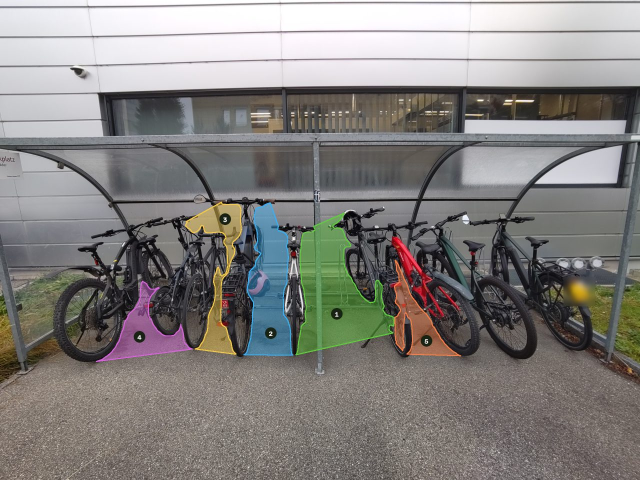
#> input picture code/find-my-bike-slot/web/photos/east.jpg, 1280 x 960 px (shown at 1/2 size)
$ python -i shadow_gap_grouping.py   (imports and definitions only)
#> lines starting #> are read from the running program, lines starting #| are printed output that depends on the picture; after the words box and inside, x2 and y2 are one past the last pixel; in counts of white or black regions, pixels touching at a corner belong together
#> further down, picture is the input picture: shape (960, 1280, 3); mean B, G, R 126.6, 129.3, 131.9
"""Lighting preparation and conservative grouping of occluded gap fragments.

Grouping sums visible free pixels; it never fills a bicycle mask or measures
hidden clearance. Only top/bottom fragments bounded by the same two detected
bicycle instances may be grouped, with a short intervening obstruction.
"""
import cv2
import numpy as np


def compensate_shadows(image):
    """Gently lift locally dark luminance for semantic inference, not display.

    A smooth exposure map avoids sharpening ground-shadow edges. Bright areas
    are preserved and no brightness threshold is used to identify bicycles.
    This cannot recover silhouettes that the detector fails to distinguish.
    """
    h, w = image.shape[:2]
#> h = 960; w = 1280
    lab = cv2.cvtColor(image, cv2.COLOR_BGR2LAB)
#> lab: shape (960, 1280, 3); mean of channels 0, 1, 2 136.2, 128.8, 130
    light = lab[:, :, 0].astype(np.float32)
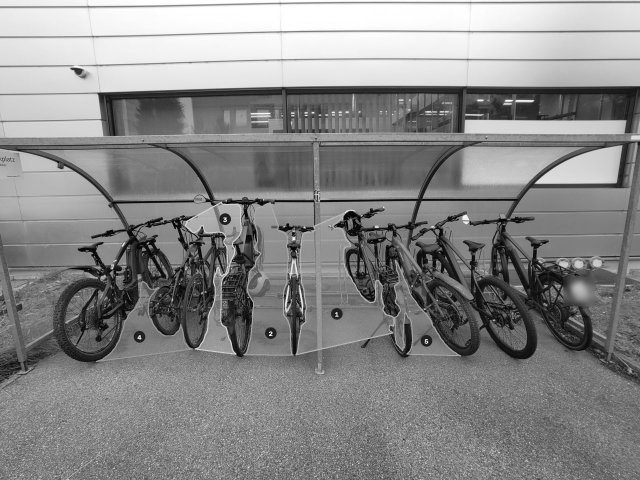
#> light: shape (960, 1280) float32 (shown at 1/2 size); min 0, max 255, mean 136.2
    scale = min(1., 640 / max(h, w))
#> scale = 0.5
    small = cv2.resize(light, (max(1, round(w*scale)), max(1, round(h*scale))), interpolation=cv2.INTER_AREA)
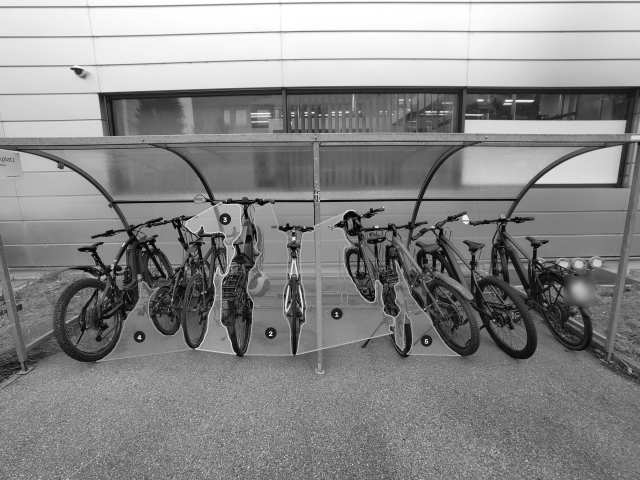
#> small: shape (480, 640) float32; min 1.25, max 255, mean 136.2
    smooth = cv2.GaussianBlur(small, (0, 0), max(1., min(small.shape)*.025))
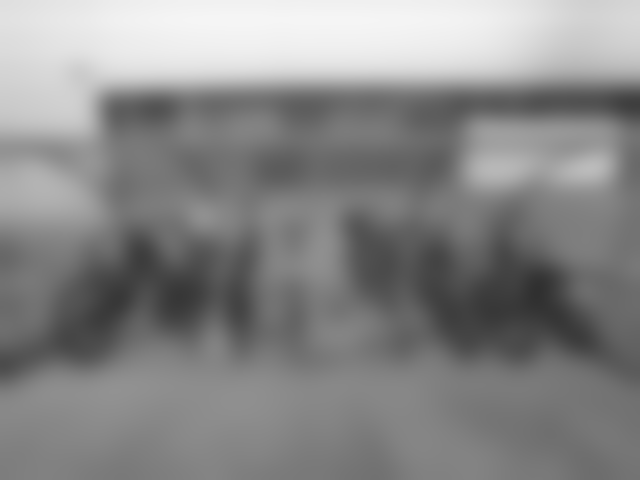
#> smooth: shape (480, 640) float32; min 48.34, max 245.9, mean 136.2
    smooth = cv2.resize(smooth, (w, h), interpolation=cv2.INTER_LINEAR)
#> smooth: shape (960, 1280) float32
    gain = np.clip(125. / np.maximum(smooth, 35.), 1., 1.65)
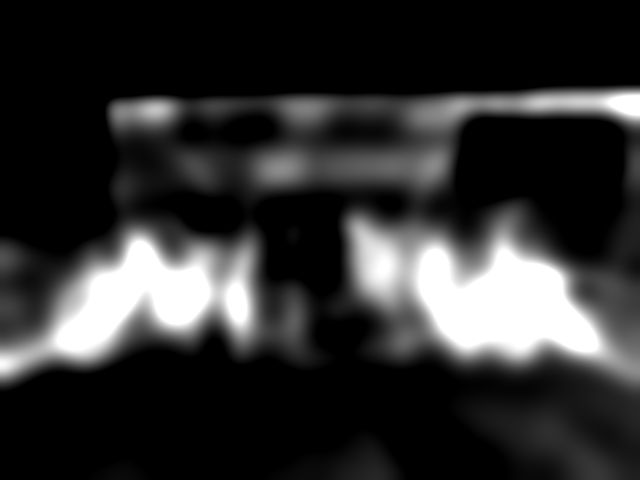
#> gain: shape (960, 1280) float32 (shown at 1/2 size); min 1, max 1.65, mean 1.12; drawn with min black and max white
    changed = gain > 1.01
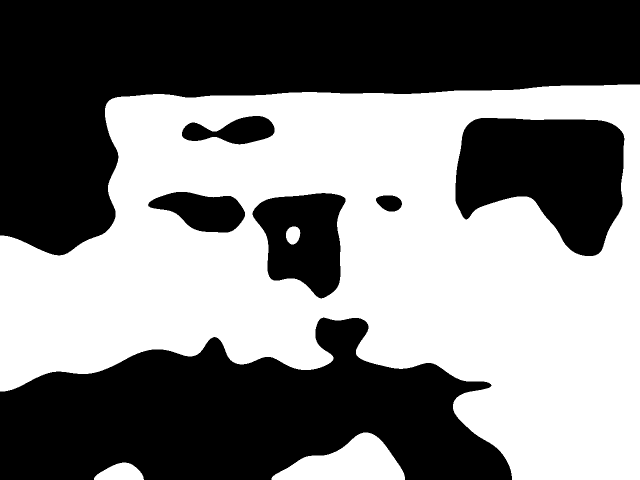
#> changed: shape (960, 1280) bool (shown at 1/2 size); 49.2% white; 4 white regions, box (x1, y1, x2, y2) and area: (0, 169, 1280, 960) 587097, (543, 865, 810, 960) 14491, (188, 925, 288, 960) 2438, (572, 453, 601, 489) 807
    details = dict(method='smooth_local_luminance_gain', maximum_gain=1.65,
                   adjusted_fraction=round(float(changed.mean()), 4),
                   shadow_accuracy_verified=False)
#> details = {'method': 'smooth_local_luminance_gain', 'maximum_gain': 1.65, 'adjusted_fraction': 0.492, 'shadow_accuracy_verified': False}
    if not changed.any():
        return image, details
    corrected = lab.copy()
    corrected[:, :, 0] = np.clip(light*gain, 0, 255).astype(np.uint8)
#> corrected: shape (960, 1280, 3); mean of channels 0, 1, 2 145.7, 128.8, 130
    prepared = cv2.cvtColor(corrected, cv2.COLOR_LAB2BGR)
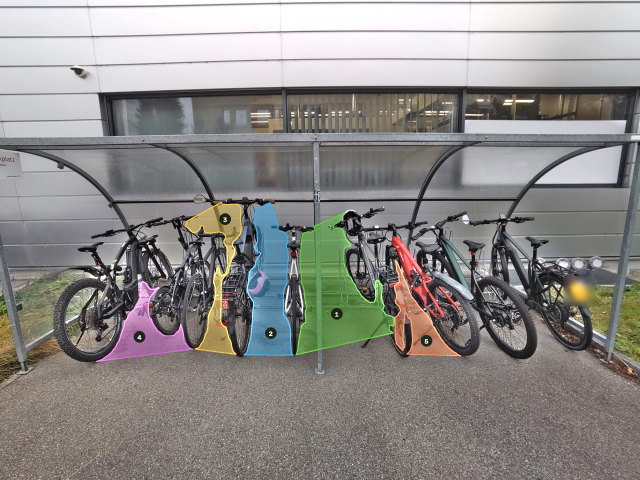
#> prepared: shape (960, 1280, 3) (shown at 1/2 size); mean B, G, R 135.7, 138.6, 141.2
    prepared[~changed] = image[~changed]
    return prepared, details


# [123 lines left out: functions boundary_pair, can_join, merge_gap_fragments, annotate_group_fragments, not called in this run]

>>> import cv2
>>> picture = cv2.imread('../code/find-my-bike-slot/web/photos/east.jpg')
>>> result = compensate_shadows(picture)

$ run again, on code/find-my-bike-slot/web/photos/garage.jpg
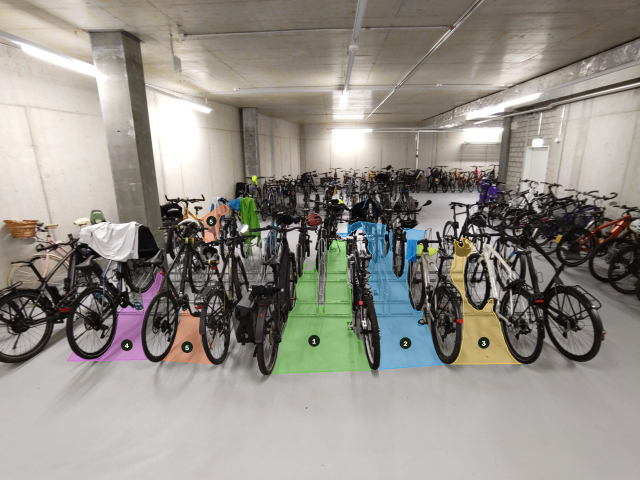
#> input picture code/find-my-bike-slot/web/photos/garage.jpg, 1280 x 960 px (shown at 1/2 size)
#> picture is the input picture: shape (960, 1280, 3); mean B, G, R 136.1, 143.1, 147.3
#> lab: shape (960, 1280, 3); mean of channels 0, 1, 2 149.5, 128.6, 132.4
#> in compensate_shadows, `changed = gain > 1.01`:
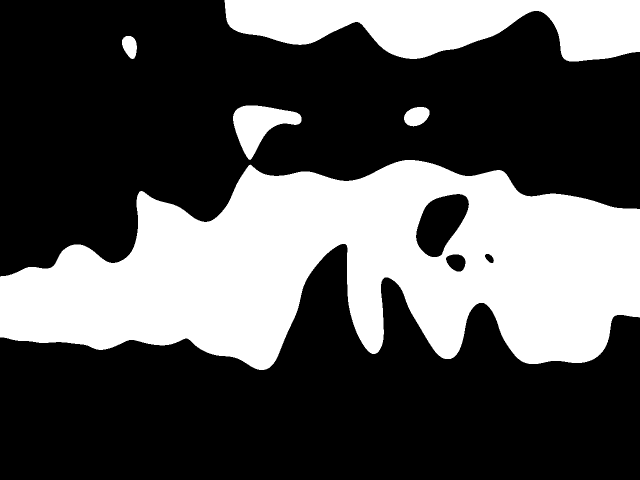
#> changed: shape (960, 1280) bool (shown at 1/2 size); 33.5% white; 5 white regions, box (x1, y1, x2, y2) and area: (0, 320, 1280, 740) 333654, (449, 0, 1280, 123) 68768, (466, 211, 603, 320) 7321, (808, 214, 859, 253) 1494, (244, 72, 274, 118) 1011
#> details = {'method': 'smooth_local_luminance_gain', 'maximum_gain': 1.65, 'adjusted_fraction': 0.336, 'shadow_accuracy_verified': False}
#> corrected: shape (960, 1280, 3); mean of channels 0, 1, 2 157, 128.6, 132.4
#> in compensate_shadows, `prepared = cv2.cvtColor(corrected, cv2.COLOR_LAB2BGR)`:
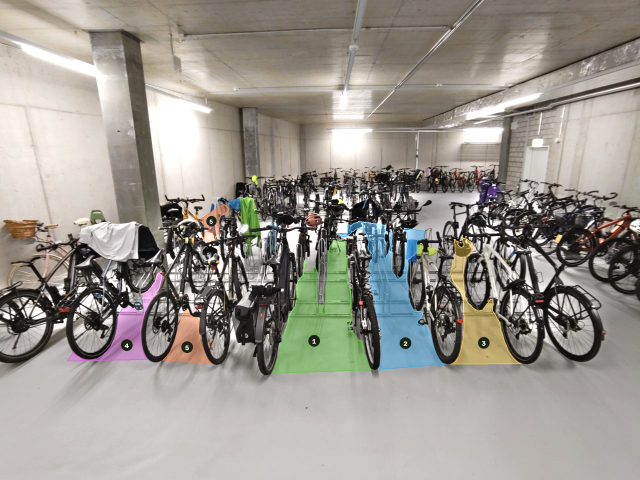
#> prepared: shape (960, 1280, 3) (shown at 1/2 size); mean B, G, R 143.5, 150.6, 154.9

$ run again, on code/find-my-bike-slot/web/photos/gate.jpg
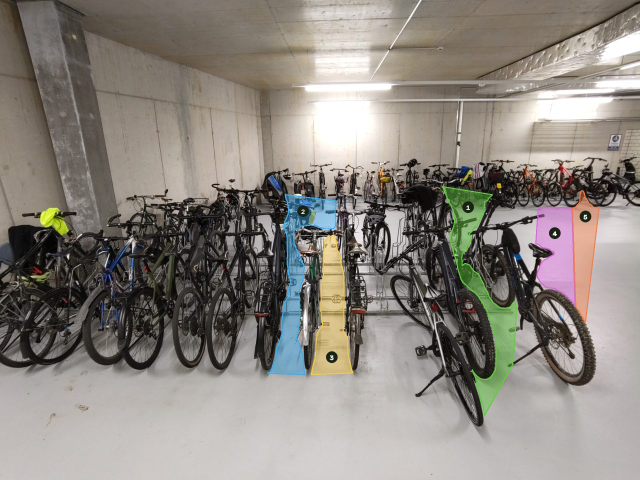
#> input picture code/find-my-bike-slot/web/photos/gate.jpg, 1280 x 960 px (shown at 1/2 size)
#> picture is the input picture: shape (960, 1280, 3); mean B, G, R 127.8, 134.7, 140.4
#> lab: shape (960, 1280, 3); mean of channels 0, 1, 2 141.5, 129.1, 132.5
#> in compensate_shadows, `changed = gain > 1.01`:
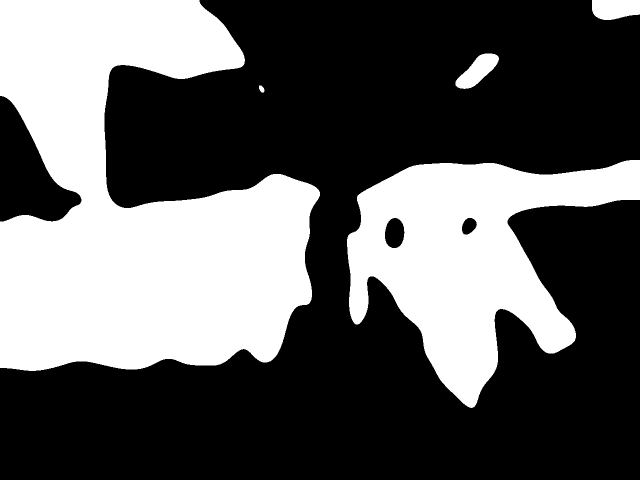
#> changed: shape (960, 1280) bool (shown at 1/2 size); 36.5% white; 5 white regions, box (x1, y1, x2, y2) and area: (0, 0, 640, 742) 301972, (694, 320, 1280, 816) 140298, (1184, 0, 1280, 40) 3333, (911, 107, 998, 178) 3161, (518, 171, 529, 185) 111
#> details = {'method': 'smooth_local_luminance_gain', 'maximum_gain': 1.65, 'adjusted_fraction': 0.365, 'shadow_accuracy_verified': False}
#> corrected: shape (960, 1280, 3); mean of channels 0, 1, 2 150.4, 129.1, 132.5
#> in compensate_shadows, `prepared = cv2.cvtColor(corrected, cv2.COLOR_LAB2BGR)`:
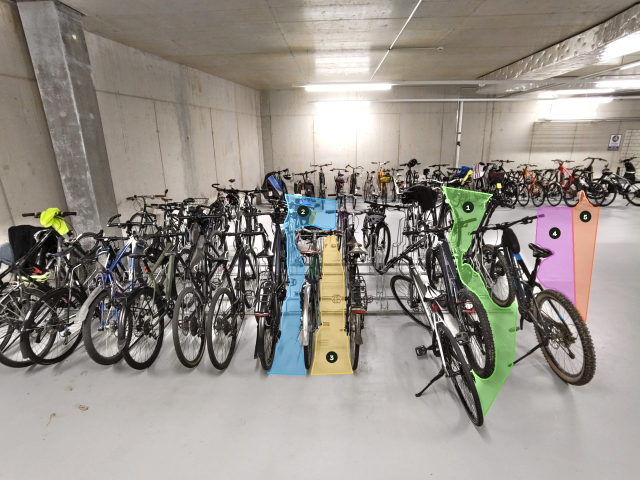
#> prepared: shape (960, 1280, 3) (shown at 1/2 size); mean B, G, R 136.4, 143.4, 149.1

$ run again, on code/find-my-bike-slot/web/photos/south.jpg
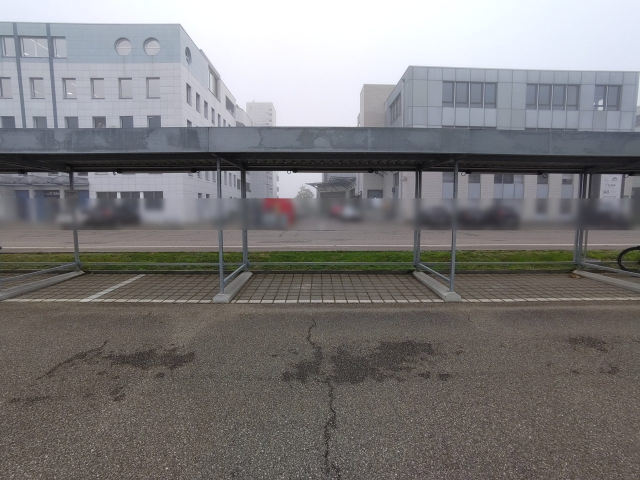
#> input picture code/find-my-bike-slot/web/photos/south.jpg, 1280 x 960 px (shown at 1/2 size)
#> picture is the input picture: shape (960, 1280, 3); mean B, G, R 122.8, 122.4, 124.4
#> lab: shape (960, 1280, 3); mean of channels 0, 1, 2 129.1, 129.1, 128.3
#> in compensate_shadows, `changed = gain > 1.01`:
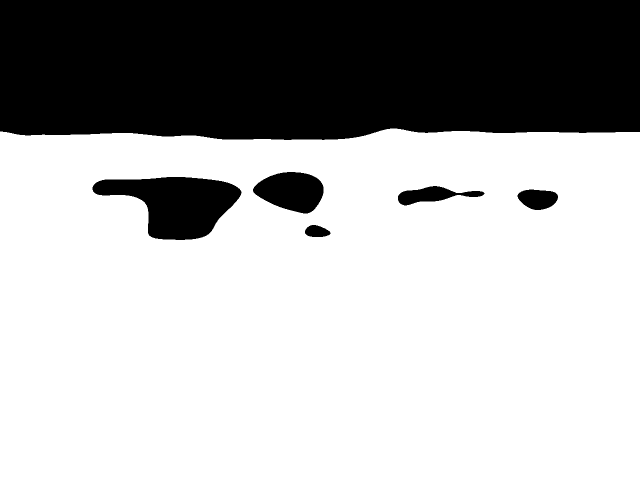
#> changed: shape (960, 1280) bool (shown at 1/2 size); 68.9% white; 6 black regions, box (x1, y1, x2, y2) and area: (0, 0, 1280, 280) 344520, (185, 354, 483, 480) 22383, (506, 344, 647, 427) 8382, (796, 372, 969, 411) 3290, (1035, 379, 1116, 420) 2507, (610, 450, 661, 474) 911
#> details = {'method': 'smooth_local_luminance_gain', 'maximum_gain': 1.65, 'adjusted_fraction': 0.689, 'shadow_accuracy_verified': False}
#> corrected: shape (960, 1280, 3); mean of channels 0, 1, 2 146, 129.1, 128.3
#> in compensate_shadows, `prepared = cv2.cvtColor(corrected, cv2.COLOR_LAB2BGR)`:
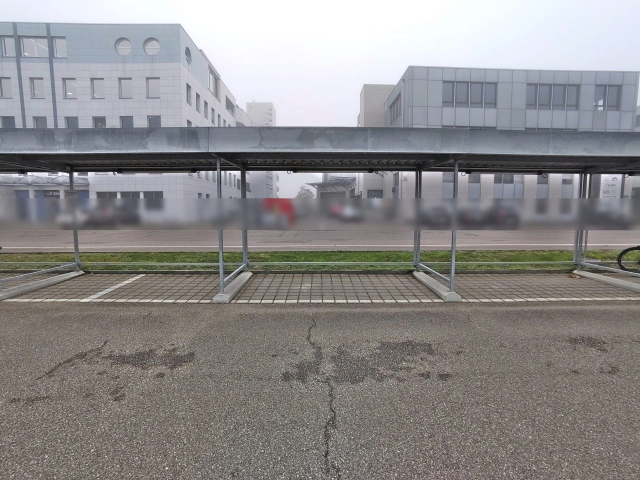
#> prepared: shape (960, 1280, 3) (shown at 1/2 size); mean B, G, R 139, 138.7, 140.9
